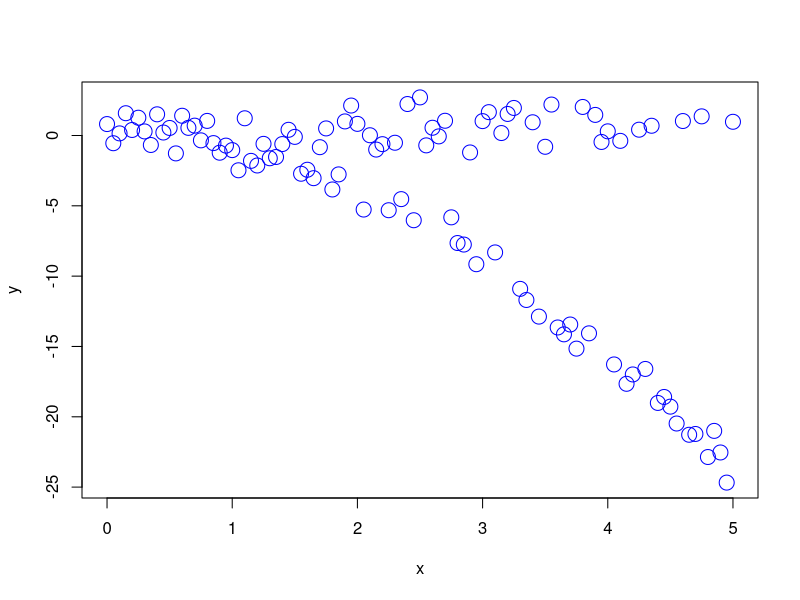
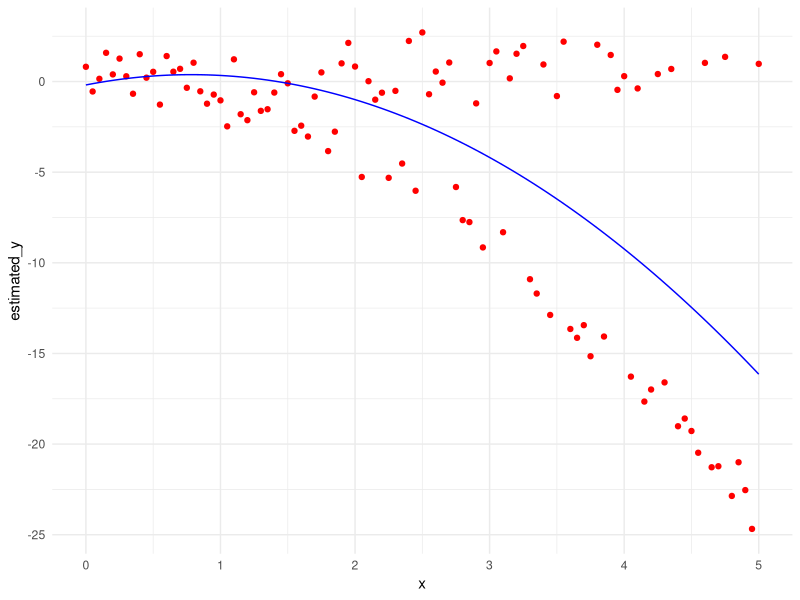

R code for these plots, in order:
library(tidyverse)

# Data Generation


beta_0 = 1/4
beta_1 = 0.05
beta_2 = -1

x = seq(0,5, 0.05)

sigma = 1
tau = 2

u = runif(length(x),0,1)

len = length(x)

y = (u<0.5)*(beta_0 + beta_1 * x + rnorm(len,0,sigma))+(u>=0.5)*(beta_0 + beta_1 * x + beta_2 * x^2 + rnorm(len,0,sigma))

plot(x, y, col = "blue", pch = 1, cex = 2, xlab = "x", ylab = "y")


## Reversible Jump Model Averaging

x_full = cbind(1, x, x^2)
#x_sat = cbind(1, x)

xtx = t(x_full) %*% x_full

D = svd(xtx)$d

P = svd(xtx)$u

X_orth = x_full %*% P

true_alpha = cbind(beta_0,beta_1,beta_2) %*% P

n = length(y)


miu_alpha = (y %*% X_orth) * tau^2 / (sigma^2+tau^2 * D)

tau_alpha = tau^2 * sigma^2 / (sigma^2 + tau^2 * D)


f11 = function(alpha_old)
{
  alpha_new = c(rnorm(1,miu_alpha[1],tau_alpha[1]),
                rnorm(1,miu_alpha[2],tau_alpha[2]),
                alpha_old[3])
  
  ratio = dnorm(alpha_new[1],miu_alpha[1],tau_alpha[1],log=TRUE) + 
    dnorm(alpha_new[2],miu_alpha[2],tau_alpha[2],log=TRUE)-
    dnorm(alpha_old[1],miu_alpha[1],tau_alpha[1],log = TRUE)-
    dnorm(alpha_old[2],miu_alpha[2],tau_alpha[2],log = TRUE)
  
  ratio = min(1,exp(ratio))
  
  return( list(ratio=ratio,alpha=alpha_new) ) 
}

f22 = function(alpha_old)
{
  alpha_new = c(rnorm(1,miu_alpha[1],tau_alpha[1]),
                rnorm(1,miu_alpha[2],tau_alpha[2]),
                rnorm(1,miu_alpha[3],tau_alpha[3]))
  
  ratio = dnorm(alpha_new[1],miu_alpha[1],tau_alpha[1],log=TRUE) + 
    dnorm(alpha_new[2],miu_alpha[2],tau_alpha[2],log=TRUE) + 
    dnorm(alpha_new[3],miu_alpha[3],tau_alpha[3],log=TRUE)-
    dnorm(alpha_old[1],miu_alpha[1],tau_alpha[1],log = TRUE)-
    dnorm(alpha_old[2],miu_alpha[2],tau_alpha[2],log = TRUE)-
    dnorm(alpha_old[3],miu_alpha[3],tau_alpha[3],log = TRUE)
  
  ratio = min(exp(ratio),1)
  return(list(ratio=ratio,alpha=alpha_new))
}

f12 = function(alpha_old)
{
  alpha_new = c(alpha_old[1],
                alpha_old[2],
                rnorm(1,miu_alpha[3],tau_alpha[3]))
  
  ratio = dnorm(alpha_new[3],miu_alpha[3],tau_alpha[3],log=TRUE)-
    dnorm(alpha_old[3],miu_alpha[3],tau_alpha[3],log = TRUE)
  
  ratio = min(exp(ratio),1)
  return(list(ratio=ratio,alpha=alpha_new))
}

f21 = function(alpha_old)
{
  alpha_new = c(rnorm(1,miu_alpha[1],tau_alpha[1]),
                rnorm(1,miu_alpha[2],tau_alpha[2]),
                alpha_old[3])
  
  ratio = dnorm(alpha_new[1],miu_alpha[1],tau_alpha[1],log=TRUE) + 
    dnorm(alpha_new[2],miu_alpha[2],tau_alpha[2],log=TRUE) -  
    dnorm(alpha_old[1],miu_alpha[1],tau_alpha[1],log = TRUE)-
    dnorm(alpha_old[2],miu_alpha[2],tau_alpha[2],log = TRUE)-
    dnorm(alpha_old[3],miu_alpha[3],tau_alpha[3],log = TRUE)
  
  ratio = min(exp(ratio),1)
  
  return(list(ratio=ratio,alpha=alpha_new))
}

#Burn

accept = 0
alpha_old = c(0,1,2)
I_11 = 0
I_22 = 0
I_12 = 0
I_21 = 0

for(i in 1:2000)
{
  #print(i/1000)
  u = runif(1)
  if(u<0.25){
    result = f11(alpha_old)
    v = runif(1)
    if(v<result$ratio){
      alpha_old = result$alpha
      accept = accept + 1
      I_11 = I_11 + 1
    }
  }
  else if(u<0.5){
    result = f22(alpha_old)
    v = runif(1)
    if(v<result$ratio){
      alpha_old = result$alpha
      accept = accept + 1
      I_22 = I_22 + 1
    }
  }
  else if(u<0.75){
    result = f12(alpha_old)
    v = runif(1)
    if(v<result$ratio){
      alpha_old = result$alpha
      accept = accept + 1
      I_12 = I_12 + 1
    }
  }
  else{
    result = f21(alpha_old)
    v = runif(1)
    if(v<result$ratio){
      alpha_old = result$alpha
      accept = accept + 1
      I_21 = I_21 + 1
    }
  }
}

print(accept/2000)
print(c(I_11,I_22,I_12,I_21)/accept)
alpha_old

#MCMC_stage2

accept = 0
I_11 = 0
I_22 = 0
I_12 = 0
I_21 = 0

y_frame = matrix(0,nrow=1,ncol=len) %>% as.data.frame()

for(i in 1:400)
{
  #print(i/1000)
  u = runif(1)
  if(u<0.25){
    result = f11(alpha_old)
    v = runif(1)
    if(v<result$ratio){
      alpha_old = result$alpha
      accept = accept + 1
      I_11 = I_11 + 1
    }
    y_temp = X_orth[,1:2] %*% alpha_old[1:2]
    y_temp = y_temp %>% t()
    y_frame = rbind(y_frame,y_temp)
  }
  else if(u<0.5){
    result = f22(alpha_old)
    v = runif(1)
    if(v<result$ratio){
      alpha_old = result$alpha
      accept = accept + 1
      I_22 = I_22 + 1
    }
    y_temp = X_orth %*% alpha_old
    y_temp = y_temp %>% t()
    y_frame = rbind(y_frame,y_temp)
  }
  else if(u<0.75){
    result = f12(alpha_old)
    v = runif(1)
    if(v<result$ratio){
      alpha_old = result$alpha
      accept = accept + 1
      I_12 = I_12 + 1
      y_temp = X_orth %*% alpha_old
      y_temp = y_temp %>% t()
      y_frame = rbind(y_frame,y_temp)
    }
    else{
      y_temp = X_orth[,1:2] %*% alpha_old[1:2]
      y_temp = y_temp %>% t()
      y_frame = rbind(y_frame,y_temp)
    }
  }
  else{
    result = f21(alpha_old)
    v = runif(1)
    if(v<result$ratio){
      alpha_old = result$alpha
      accept = accept + 1
      I_21 = I_21 + 1
      y_temp = X_orth[,1:2] %*% alpha_old[1:2]
      y_temp = y_temp %>% t()
      y_frame = rbind(y_frame,y_temp)
    }
    else{
      y_temp = X_orth %*% alpha_old
      y_temp = y_temp %>% t()
      y_frame = rbind(y_frame,y_temp)
    }
  }
}

print(accept/400)
print(c(I_11,I_22,I_12,I_21)/accept)
alpha_old

y_average = colMeans(y_frame[2:401,])

temp_frame = data.frame(x=x,true_y=y,estimated_y=y_average)

ggplot(temp_frame,aes(x=x,y=estimated_y)) + 
  geom_point(aes(x=x,y=true_y),color="red") + 
  geom_line(color="blue")+
  theme_minimal()
